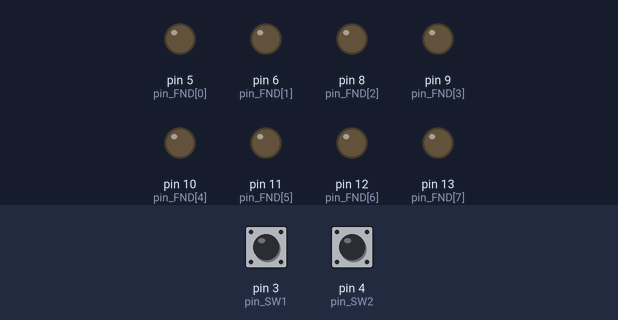
The sketch below on a simulated Arduino Uno, built with avr-gcc and run on an emulated ATmega328P. On the bench: output pins drawn as LEDs (lit = HIGH). The inputs (shaded band) are chosen by the test bench; at power-on: pin 3 (pin_SW1) LOW, pin 4 (pin_SW2) LOW.

Above: at 1.2 s.
1.3 s: pin 3 (pin_SW1) pulled HIGH for 0.15 s
At 1.9 s:
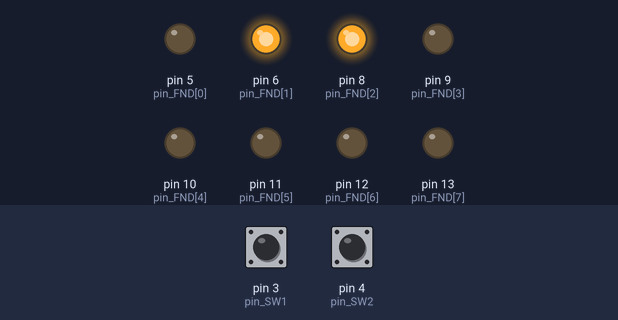
2.9 s: pin 4 (pin_SW2) pulled HIGH for 0.15 s
At 4.1 s:
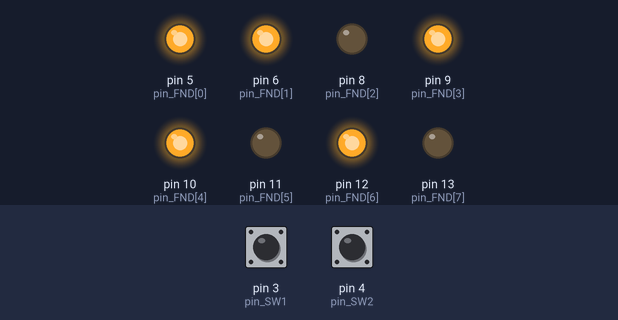
4.5 s: pin 3 (pin_SW1) pulled HIGH for 1 s
At 5.6 s:
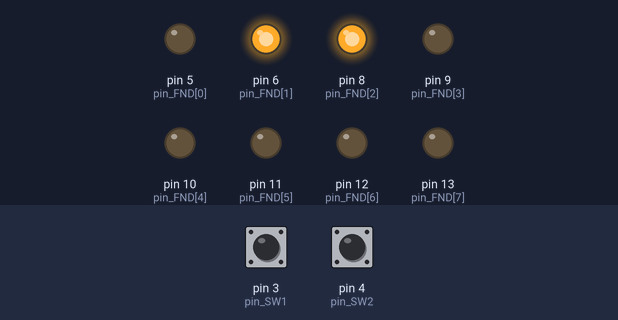
7.0 s: pin 4 (pin_SW2) pulled HIGH for 1 s
At 7.5 s:
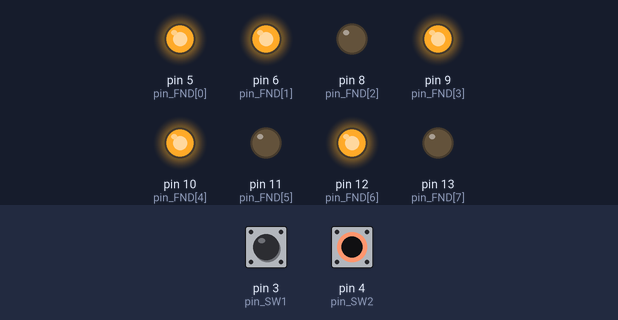
9.5 s: pin 3 (pin_SW1) driven HIGH and pin 4 (pin_SW2) driven HIGH
At 10.6 s:
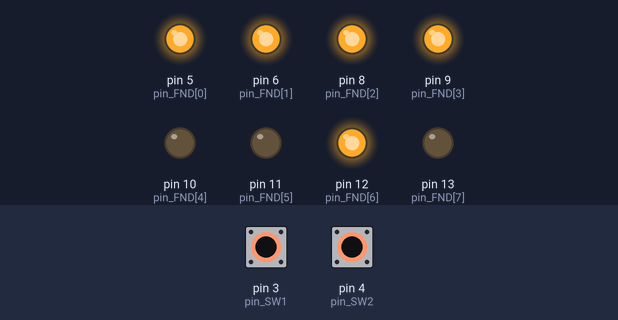
Timing chart, 0 to 12.0 s (numbered marks = the images above; inputs shaded):
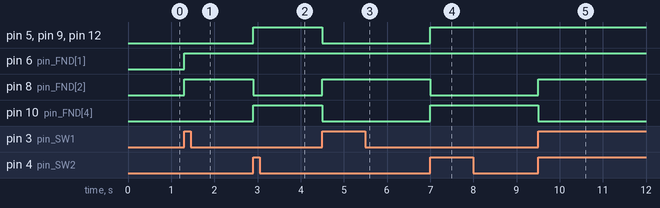

The sketch:

Mission-4week-2.ino
```cpp
int pin_SW1 = 3;
int pin_SW2 =4;
int pin_FND[8] = {5,6,8,9,10,11,12,13};
uint8_t FND_Data_num[3] = {0x06,0x5B,0x4F};
void setup() {
  // put your setup code here, to run once:
pinMode(pin_SW1,INPUT);
pinMode(pin_SW2,INPUT);
  for(int i =0 ; i<8; i++)
  {
    pinMode(pin_FND[i],OUTPUT);
  }
}

void loop() {
  // put your main code here, to run repeatedly:
 uint8_t SW1_data, SW2_data;
  SW1_data = digitalRead(pin_SW1);
  SW2_data = digitalRead(pin_SW2);
  if((SW1_data == 1)&&(SW2_data == 0))
  {
    FND_Ctrl(FND_Data_num[0]);
  }
  else if((SW1_data == 0)&&(SW2_data==1))
  {
    FND_Ctrl(FND_Data_num[1]);
  }
  else if((SW1_data == 1)&&(SW2_data==1))
  {
    FND_Ctrl(FND_Data_num[2]);
  }
  else{}
  delay(100);

}

void FND_Ctrl(uint8_t Ctrl_data)
{
  for(int j=0; j<8; j++)
  {
  digitalWrite(pin_FND[j],Ctrl_data &(0x01 <<j));
  }
}
```

Measured:
- after the input at 1.3 s, pin 6 (pin_FND[1]), pin 8 (pin_FND[2]): LOW → HIGH at once
- after the input at 2.9 s, pin 5 (pin_FND[0]), pin 9 (pin_FND[3]), pin 10 (pin_FND[4]), pin 12 (pin_FND[6]): LOW → HIGH at once; pin 8 (pin_FND[2]): HIGH → LOW at once
- after the input at 4.5 s, pin 5 (pin_FND[0]), pin 9 (pin_FND[3]), pin 10 (pin_FND[4]), pin 12 (pin_FND[6]): HIGH → LOW at once; pin 8 (pin_FND[2]): LOW → HIGH at once
- after the input at 7.0 s, pin 5 (pin_FND[0]), pin 9 (pin_FND[3]), pin 10 (pin_FND[4]), pin 12 (pin_FND[6]): LOW → HIGH at once; pin 8 (pin_FND[2]): HIGH → LOW at once
- after the input at 9.5 s, pin 8 (pin_FND[2]): LOW → HIGH at once; pin 10 (pin_FND[4]): HIGH → LOW at once
